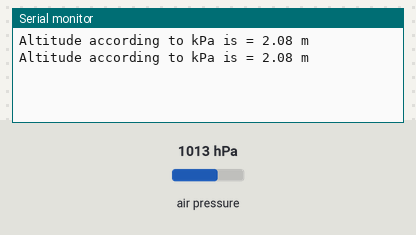
The sketch below on a simulated Arduino Nano 33 BLE. On the bench: the last lines printed to the serial monitor. Inputs (shaded band) come from the test bench; at power-on: air pressure 1013 hPa.

Above: at 1.8 s.
1.9 s: air pressure set to 952 hPa
At 2.8 s:
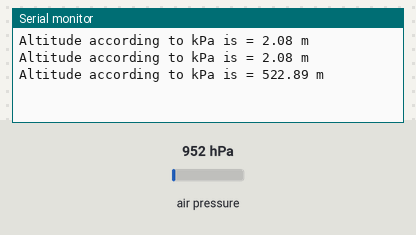
3.4 s: air pressure set to 975 hPa
At 4.7 s:
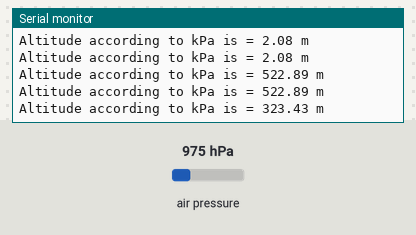
Timing chart, 0 to 6.4 s (numbered marks = the images above; inputs shaded):
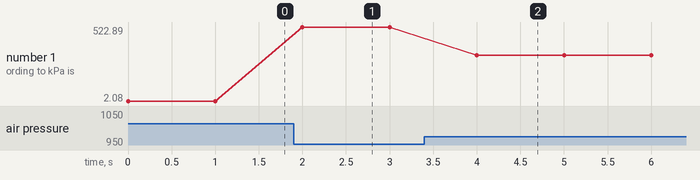

Measured:
- after the input at 1.9 s, the serial monitor: prints a new line after 0.10 s (image 1)
- after the input at 3.4 s, the serial monitor: prints a new line after 0.60 s (image 2)
- plotted number 1: 2.08 → 522.89 after the input at 1.9 s, 522.89 → 323.43 after the input at 3.4 s

The sketch:

atmos_pressure.ino
```cpp
/*
  Barometric Altitude Estimation

  Reads pressure from the LPS22HB sensor on the Arduino Nano 33 BLE Sense,
  calculates altitude using the barometric formula, and prints it over Serial.

  Hardware:
  - Arduino Nano 33 BLE Sense

  Author: Aarav Sangar
*/

#include <Arduino_LPS22HB.h>

void setup()
{
    Serial.begin(9600);
    while (!Serial)
        ;

    if (!BARO.begin())
    {
        Serial.println("Failed to initialize pressure sensor!");
        while (1)
            ;
    }
}

void loop()
{
    float pressure = BARO.readPressure(); // Pressure in kPa
    float altitude = 44330 * (1 - pow(pressure / 101.325, 1.0 / 5.255));

    Serial.print("Altitude according to kPa is = ");
    Serial.print(altitude);
    Serial.println(" m");

    delay(1000);
}
```
